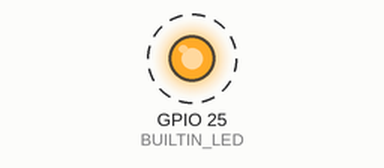
This sketch was run on a simulated ESP32. On the bench: output pins drawn as LEDs (lit = HIGH). Dashed ring = blinking.

Above: at 0.5 s.
Timing chart, 0 to 4.6 s (numbered marks = the images above):
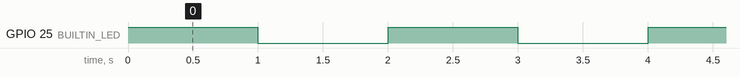

Measured:
- by itself, GPIO 25 (BUILTIN_LED): alternates HIGH for 1.0 s and LOW for 1.0 s

The sketch:

Blink.ino
```cpp
/*
 *  --------------------------------------------------------
 *  Project: BLINK LED
 *  Date: 30/06/2022
 *  Version: 1.0
 *
 *  NOTE: This program is a contribution for the development
 *  of projects with the Raspberry pi pico development board
 *  in the Arduino programming environment.
 *
 *  Board: Raspberry Pi Pico
 *  IDE: Arduino IDE
 *  Author: Andres Elias Valdez
 *  SDK Raspberry Pi Pico: https://github.com/earlephilhower/arduino-pico
 --------------------------------------------------------
*/

#define BUILTIN_LED 25 //Define LED builtin on board

void setup() {

  pinMode(BUILTIN_LED, OUTPUT); //Set the LED as output

}

void loop() {

  digitalWrite(BUILTIN_LED, HIGH); //Set the LED in High state
  delay(1000); //Wait for a 1000 ms
  digitalWrite(BUILTIN_LED, LOW); //Set the LED in low state
  delay(1000); //Wait for a 1000 ms

}
```
